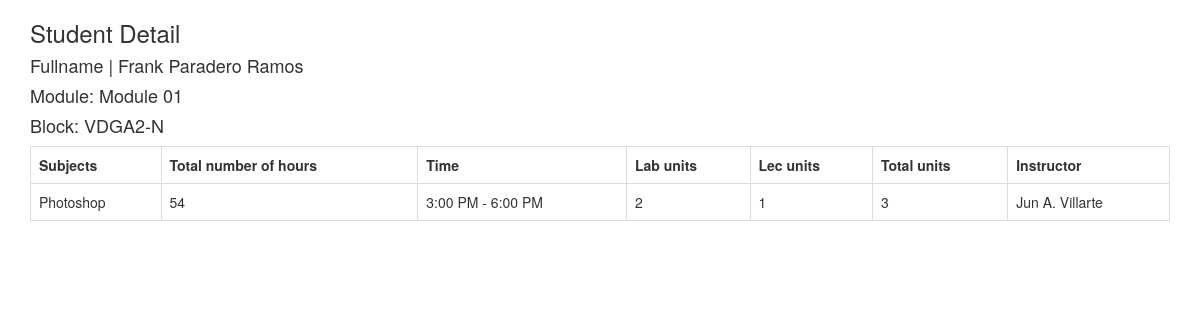
Screenshot of /student/1/ with the database file from the repository.
### student/models.py (models this page shows, shortened)
class Student(models.Model):
	block=models.ForeignKey(Block)
	id_number=models.CharField(max_length=20)
	first_name=models.CharField(max_length=60)
	middle_name=models.CharField(max_length=60)
	last_name=models.CharField(max_length=60)
	extension_name=models.CharField(max_length=5, blank=True)

class Block(models.Model):
	module=models.ForeignKey(Module)
	block_name=models.CharField(max_length=60)
	def __unicode__(self):
		return self.block_name

class Module(models.Model):
	semister=models.ForeignKey(Semister)
	module=models.CharField(max_length=15)
	def __unicode__(self):
		return self.module

class Subject(models.Model):
	instructor=models.ForeignKey(Instructor, default=1)
	student=models.ManyToManyField(Student)
	subject_code=models.CharField(max_length=20)
	subject_title=models.CharField(max_length=60)
	lab_units=models.IntegerField(default=0)
	lec_units=models.IntegerField(default=0)
	duration=models.IntegerField(default=54)
	def total_units(self):
		total=self.lab_units+self.lec_units
		return total

class SubjectSchedule(models.Model):
	subject=models.ForeignKey(Subject)
	time_start=models.CharField(max_length=8)
	end_time=models.CharField(max_length=8)
	def schedule(self):
		schedule="%s - %s"%(self.time_start, self.end_time)
		return schedule

class Instructor(models.Model):
	department=models.ForeignKey(Department)
	first_name=models.CharField(max_length=60)
	middle_name=models.CharField(max_length=60)
	last_name=models.CharField(max_length=60)
	extension_name=models.CharField(max_length=5, blank=True)
	email=models.EmailField()
	def full_name(self):
		full_name="%s %s. %s %s"%(self.first_name, self.middle_name[0], self.last_name, self.extension_name)
		return full_name
	def __unicode__(self):
		return self.full_name()

### student/views.py (the view)
# urls.py: url(r'^(?P<pk>[0-9]+)/$', views.studentDetail, name='detail'),
def studentDetail(request, pk):
	instance=get_object_or_404(Student, pk=pk)
	context={
		"title": 'Student Detail',
		"instance": instance,
	}
	return render(request, "student/student_detail.html", context)

### templates/student/student_detail.html
{% extends "base.html" %}
{% block content %}
	<h3>{{title}}</h3>
	<h4>Fullname | {{instance.first_name}} {{instance.middle_name}} {{instance.last_name}} {{instance.extension_name}}</h4>
	<h4>Module: {{instance.block.module}}</h4>
	<h4>Block: {{instance.block}}</h4>
	<table class="table table-hover table-bordered">
		<tr>
			<th>Subjects</th>
			<th>Total number of hours</th>
			<th>Time</th>
			<th>Lab units</th>
			<th>Lec units</th>
			<th>Total units</th>
			<th>Instructor</th>
		</tr>
		{% for subject in instance.subject_set.all %}
		<tr>
			<td>{{subject.subject_title}}</td>
			<td>{{subject.duration}}</td>
			<td>{% for time in subject.subjectschedule_set.all %}{{time.schedule}}<br>{% endfor %}</td>
			<td>{{subject.lab_units}}</td>
			<td>{{subject.lec_units}}</td>
			<td>{{subject.total_units}}</td>
			<td>{{subject.instructor}}</td>
		</tr>
		{% endfor %}
	</table>
{% endblock %}

### rows the page displays
Student: first_name "Frank", middle_name "Paradero", last_name "Ramos", block.module "Module 01", block "VDGA2-N"
Subject: subject_title "Photoshop", duration "54", lab_units "2", lec_units "1", total_units "3", instructor "Jun A. Villarte"
SubjectSchedule: schedule "3:00 PM - 6:00 PM"

### other values shown
{{ title }} "Student Detail"
